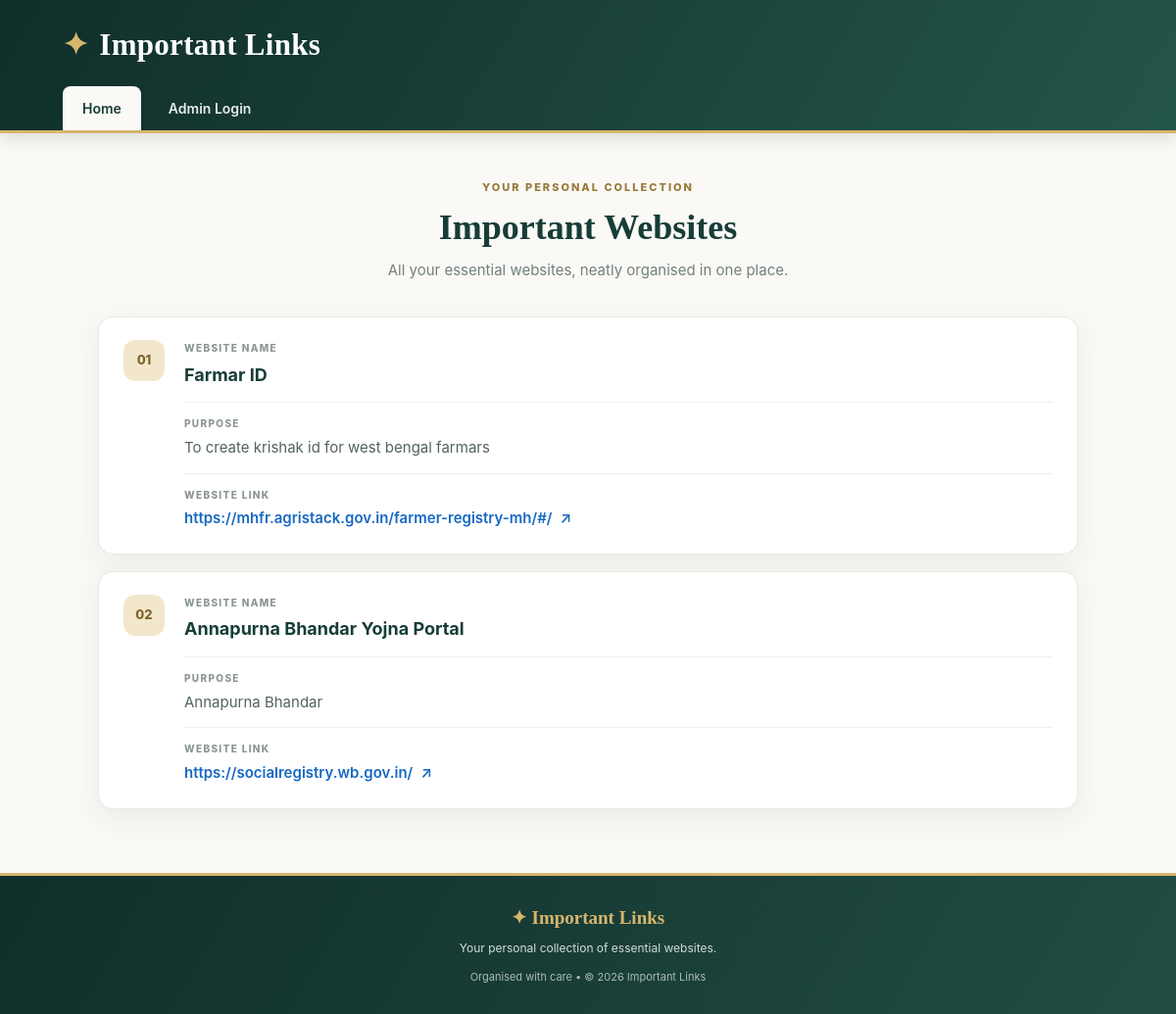
The page / on the database its author committed.
### tables this page shows
CREATE TABLE links (
                id INTEGER PRIMARY KEY AUTOINCREMENT,
                website_name TEXT NOT NULL,
                purpose TEXT NOT NULL,
                website_url TEXT NOT NULL,
                position INTEGER NOT NULL DEFAULT 0,
                created_at TIMESTAMP DEFAULT CURRENT_TIMESTAMP
            );

### app.py (the view)
@app.route("/")
def home():
    with get_db() as db:
        links = db.execute(
            "SELECT * FROM links ORDER BY position ASC, id ASC"
        ).fetchall()
    return render_template("home.html", links=links)

### app.py (called while the page is built)
def get_db():
    db = sqlite3.connect(DATABASE)
    db.row_factory = sqlite3.Row
    db.execute("PRAGMA foreign_keys = ON")
    return db

@app.context_processor
def inject_globals():
    return {"csrf_token": csrf_token}

@app.before_request
def protect_post_requests():
    if request.method == "POST":
        submitted = (
            request.form.get("csrf_token")
            or (request.get_json(silent=True) or {}).get("csrf_token")
        )
        expected = session.get("csrf_token")
        if not expected or not submitted or not secrets.compare_digest(
            str(expected), str(submitted)
        ):
            abort(400, description="Invalid or expired security token. Refresh the page.")

### templates/home.html (shortened to what this page needs)
{% extends "base.html" %}
{% block content %}
<section class="page-heading">
    <span class="eyebrow">YOUR PERSONAL COLLECTION</span>
    <h1>Important Websites</h1>
    <p>All your essential websites, neatly organised in one place.</p>
</section>
{% if links %}
    <div class="link-list">
        {% for link in links %}
        <article class="link-card">
            <div class="link-number">{{ "%02d"|format(loop.index) }}</div>
            <div class="link-details">
                <section class="detail-section">
                    <span class="detail-label">WEBSITE NAME</span>
                    <h2>{{ link.website_name }}</h2>
                </section>
                <section class="detail-section">
                    <span class="detail-label">PURPOSE</span>
                    <p>{{ link.purpose }}</p>
                </section>
                <section class="detail-section website-link-section">
                    <span class="detail-label">WEBSITE LINK</span>
                    <a class="website-link"
                       href="{{ link.website_url }}"
                       target="_blank"
                       rel="noopener noreferrer">
                        {{ link.website_url }}
                        <span aria-hidden="true">↗</span>
                    </a>
                </section>
            </div>
        </article>
        {% endfor %}
    </div>
{% endif %}
{% endblock %}

### templates/base.html (shortened to what this page needs)
<!DOCTYPE html>
<html lang="en">
<head>
    <link rel="stylesheet" href="{{ url_for('static', filename='css/style.css') }}">
</head>
<body>
<header class="site-header">
    <div class="header-inner">
        <a href="{{ url_for('home') }}" class="brand">
            <span class="brand-icon">✦</span>
            <span>Important Links</span>
        </a>
        <nav class="navigation">
            <a href="{{ url_for('home') }}"
               class="{% if request.endpoint == 'home' %}active{% endif %}">
                Home
            </a>
            {% if session.get('admin_logged_in') %}
                <a href="{{ url_for('dashboard') }}"
                   class="{% if request.endpoint in ['dashboard','add_link','edit_link'] %}active{% endif %}">
                    Manage Links
                </a>
                <a href="{{ url_for('settings') }}"
                   class="{% if request.endpoint == 'settings' %}active{% endif %}">
                    Settings
                </a>
            {% else %}
                <a href="{{ url_for('admin_login') }}"
                   class="{% if request.endpoint == 'admin_login' %}active{% endif %}">
                    Admin Login
                </a>
            {% endif %}
        </nav>
    </div>
</header>
<main class="main-container">
    {% block content %}{% endblock %}
</main>
<footer class="site-footer">
    <div class="footer-inner">
        <div class="footer-brand">✦ Important Links</div>
        <p>Your personal collection of essential websites.</p>
        <small>Organised with care &bull; © {{ 2026 }} Important Links</small>
    </div>
</footer>
</body>
</html>

### static/css/style.css (style rules this page uses)
:root { color-scheme: light; --navy: #173d38; --navy-deep: #102e2a; --gold: #d7b56d; --gold-light: #f2e7cb; --cream: #faf9f5; --white: #ffffff; --ink: #273b38; --muted: #72817d; --line: #e7e9e3; --blue: #1769c2; --green: #247b5b; --shadow: 0 9px 30px rgba(28, 56, 48, .075); --radius: 15px; }
* { box-sizing: border-box; }
html { min-height: 100%; background: var(--cream); scroll-behavior: smooth; }
body { margin: 0; min-height: 100vh; display: flex; flex-direction: column; font-family: -apple-system, BlinkMacSystemFont, "Segoe UI", Roboto, "Noto Sans", Arial, sans-serif; color: var(--ink); background: var(--cream); font-size: 15px; line-height: 1.65; }
a { text-decoration: none; }
.site-header { background: linear-gradient(120deg, var(--navy-deep), #24554a); color: var(--white); border-bottom: 3px solid var(--gold); box-shadow: 0 4px 18px rgba(15, 42, 36, .15); }
.header-inner { max-width: 1120px; margin: auto; padding: 20px 24px 0; }
.brand { display: flex; align-items: center; gap: 11px; color: white; font-family: Georgia, "Times New Roman", serif; font-size: clamp(24px, 4vw, 31px); font-weight: bold; letter-spacing: .3px; }
.brand-icon { color: var(--gold); font-size: 31px; }
.navigation { display: flex; gap: 8px; margin-top: 17px; flex-wrap: wrap; }
.navigation a { color: #e6eee9; padding: 11px 20px; border-radius: 8px 8px 0 0; font-size: 14px; font-weight: 600; transition: .2s ease; }
.navigation a:hover, .navigation a.active { background: var(--cream); color: var(--navy); }
.main-container { width: min(100% - 40px, 1000px); margin: 0 auto; padding: 42px 0 65px; flex: 1; }
.page-heading { margin: 0 auto 34px; text-align: center; }
.eyebrow { display: inline-block; color: #987a3c; font-size: 11px; font-weight: 800; letter-spacing: 2px; margin-bottom: 7px; }
.page-heading h1, .form-card h1, .empty-state h2 { color: var(--navy); font-family: Georgia, "Times New Roman", serif; font-size: clamp(27px, 5vw, 36px); line-height: 1.25; margin: 3px 0 9px; }
.page-heading p, .form-intro { color: var(--muted); margin: 0; }
.link-list { display: flex; flex-direction: column; gap: 17px; }
.link-card { position: relative; display: flex; gap: 20px; background: var(--white); border: 1px solid var(--line); border-radius: var(--radius); padding: 23px 25px; box-shadow: var(--shadow); transition: transform .2s ease, box-shadow .2s ease; min-width: 0; }
.link-number { display: flex; align-items: center; justify-content: center; flex: 0 0 42px; width: 42px; height: 42px; border-radius: 12px; background: var(--gold-light); color: #80642d; font-weight: 800; font-size: 13px; }
.link-details { flex: 1; min-width: 0; }
.detail-section { padding: 0 0 13px; margin: 0 0 13px; border-bottom: 1px solid #eef0eb; min-width: 0; }
.detail-section:last-child { border-bottom: 0; padding-bottom: 0; margin-bottom: 0; }
.detail-label { display: block; color: #8b9690; font-size: 10px; letter-spacing: 1.35px; font-weight: 800; margin-bottom: 4px; }
.detail-section h2 { font-size: 18px; color: var(--navy); margin: 0; font-weight: 700; overflow-wrap: anywhere; }
.detail-section p { margin: 0; color: #53635e; overflow-wrap: anywhere; }
.website-link { display: inline-flex; gap: 8px; align-items: center; color: var(--blue); font-weight: 600; overflow-wrap: anywhere; word-break: break-word; }
.site-footer { color: #e5ede8; background: linear-gradient(120deg, var(--navy-deep), #214d43); border-top: 3px solid var(--gold); text-align: center; padding: 27px 20px; }
.footer-brand { color: var(--gold); font-family: Georgia, "Times New Roman", serif; font-size: 19px; font-weight: bold; }
.footer-inner p { font-size: 12px; color: #d0ddd6; margin: 6px 0; }
.footer-inner small { color: #aabdb3; font-size: 11px; }

### rows shown on the page
links: index "01", website_name "Farmar ID", purpose "To create krishak id for west bengal farmars", website_url "https://mhfr.agristack.gov.in/farmer-registry-mh/#/"
links: index "02", website_name "Annapurna Bhandar Yojna Portal", purpose "Annapurna Bhandar", website_url "https://socialregistry.wb.gov.in/"

### other values the page prints
{{ 2026 }} "2026"
